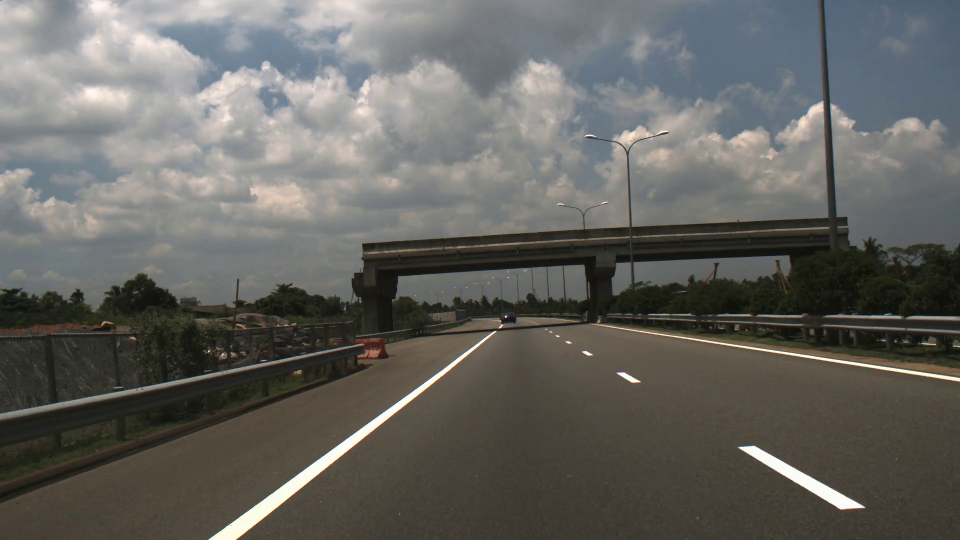
#> input picture 2018-04-17-23h02m23s10.png, 1920 x 1080 px (shown at 1/2 size); its folder holds only this picture in this run
$ jupyter execute --allow-errors project.ipynb   (shell and % lines are left out)   (older library calls are emulated)
#> lines starting #> are read from the running program, lines starting #| are printed output that depends on the picture; after the words box and inside, x2 and y2 are one past the last pixel; in counts of white or black regions, pixels touching at a corner belong together
## Advanced Lane Finding Project

The goals / steps of this project are the following:

* Compute the camera calibration matrix and distortion coefficients given a set of chessboard images.
* Apply a distortion correction to raw images.
* Use color transforms, gradients, etc., to create a thresholded binary image.
* Apply a perspective transform to rectify binary image ("birds-eye view").
* Detect lane pixels and fit to find the lane boundary.
* Determine the curvature of the lane and vehicle position with respect to center.
* Warp the detected lane boundaries back onto the original image.
* Output visual display of the lane boundaries and numerical estimation of lane curvature and vehicle position.

---
## First, I'll compute the camera calibration using chessboard images

[cell 1]
import numpy as np
import cv2
import glob
import matplotlib.pyplot as plt

# prepare object points, like (0,0,0), (1,0,0), (2,0,0) ....,(6,5,0)
objp = np.zeros((6*9,3), np.float32)
objp[:,:2] = np.mgrid[0:9,0:6].T.reshape(-1,2)

# Arrays to store object points and image points from all the images.
objpoints = [] # 3d points in real world space
imgpoints = [] # 2d points in image plane.

cal_image_path = "camera_cal/"
# Make a list of calibration images
images = glob.glob(cal_image_path+'*.jpg')

# Step through the list and search for chessboard corners
for fname in images:
    img = cv2.imread(fname)
    gray = cv2.cvtColor(img,cv2.COLOR_BGR2GRAY)

    # Find the chessboard corners
    ret, corners = cv2.findChessboardCorners(gray, (9,6),None)

    # If found, add object points, image points
    if ret == True:
        objpoints.append(objp)
        imgpoints.append(corners)

        # Draw and display the corners
        img = cv2.drawChessboardCorners(img, (9,6), corners, ret)
        cv2.imshow('img',img)
        cv2.waitKey(500)

cv2.destroyAllWindows()

### If the above cell ran sucessfully, you should now have `objpoints` and `imgpoints` needed for camera calibration.  Run the cell below to calibrate, calculate distortion coefficients, and test undistortion on an image!

[cell 2]
import pickle

# Test undistortion on an image
img = cv2.imread('camera_cal/calibration1.jpg')
#> (the rest of this cell did not finish here and is left out)

[cell 3]
image_path = "test_images/"
# Make a list of test images
images = glob.glob(image_path+'*.jpg')

# Step through the list and save each undistorted image
for fname in images:
    image_file = fname.split('\\')[-1] #If using Linux will need to change to '/'

    img = cv2.imread(fname)

    dst_img = cv2.undistort(img, mtx, dist, None, mtx)
    cv2.imwrite('output_images/'+image_file.split('.')[0]+'_undist.jpg',dst_img)


# Test undistortion on a test image
#> (the rest of this cell did not finish here and is left out)

## Use color transforms, gradients, etc., to create a thresholded binary image.

[cell 4]
# Read in the saved objpoints and imgpoints
dist_pickle = pickle.load(open(cal_image_path+"dist_pickle.p", "rb" ))
#> (reads pg_camera_cal/dist_pickle.p from the repository)
mtx = dist_pickle["mtx"]
dist = dist_pickle["dist"]

Useful functions for producing the binary pixel of interest images to feed into the LaneTracker algorithm

[cell 5]
clahe = cv2.createCLAHE(clipLimit=2.0,tileGridSize=(4,4))

# [74 lines left out: functions abs_sobel_thresh, mag_thresh, dir_threshold, color_threshold, window_mask, pipeline, not called in this run]

[cell 6]
thresholds = {}
thresholds['l_thresh']=(240, 255)
thresholds['b_thresh']=(170, 255)
thresholds['grad_thresh']=(10, 255)
thresholds['dir_thresh']=(np.pi*0.10, np.pi*0.40)

#> (the rest of this cell did not finish here and is left out)

[cell 7]
# Step through the list and save each binary image
for fname in images:
    image_file = fname.split('\\')[-1] #If using Linux will need to change to '/'

    image = cv2.imread(fname)

    undst_img = cv2.undistort(image, mtx, dist, None, mtx)
    undst_img = cv2.cvtColor(undst_img, cv2.COLOR_BGR2RGB)

    binary_img = pipeline(undst_img, thresholds['l_thresh'], thresholds['b_thresh'], thresholds['grad_thresh'], thresholds['dir_thresh'])

    cv2.imwrite('output_images/binary_'+image_file,binary_img)

## Apply a perspective transform to rectify binary image to create a "birds-eye view"

[cell 8]
def warper(img, src, dst):
    # Compute and apply perpective transform
    img_size = (img.shape[1], img.shape[0])
    M = cv2.getPerspectiveTransform(src, dst)
    warped = cv2.warpPerspective(img, M, img_size, flags=cv2.INTER_NEAREST)  # keep same size as input image

    return warped

src = np.float32([[252,698],[573,465],[712,465],[1064,698]])
dst = np.float32([[412,720],[412,0],[888,0],[888,720]])

#> (the rest of this cell did not finish here and is left out)

[cell 9]
# Step through the list and save each warped image
for fname in images:
    image_file = fname.split('\\')[-1] #If using Linux will need to change to '/'

    image = cv2.imread(fname)

    undst_img = cv2.undistort(image, mtx, dist, None, mtx)
    undst_img = cv2.cvtColor(undst_img, cv2.COLOR_BGR2RGB)

    binary_img = pipeline(undst_img, thresholds['l_thresh'], thresholds['b_thresh'], thresholds['grad_thresh'], thresholds['dir_thresh'])
    warped_img = warper(binary_img,src,dst)

    cv2.imwrite('output_images/warped_'+image_file,warped_img)

### Detect lane pixels and fit to a polynomial function to find the lane boundary.

[cell 10]
# Define a class to receive the characteristics of each line detection
class Line():
    def __init__(self):
        # was the line detected in the last iteration?
        self.detected = False
        # x values of the last n fits of the line
        self.recent_xfitted = []
        # y values of the last n fits of the line
        self.recent_yfitted = []
        #average x values of the fitted line over the last n iterations
        self.bestx = None
        #polynomial coefficients of the fitted line of averaged x values of the fitted lines of last n iterations
        self.best_fit = None
        #polynomial coefficients for the most recent fit
        self.current_fit = [np.array([False])]
        #radius of curvature of the line in some units
        self.radius_of_curvature = None
        #distance in meters of vehicle center from the line
        self.line_base_pos = None
        #difference in fit coefficients between last and new fits
        self.diffs = np.array([0,0,0], dtype='float')
        #x values for detected line pixels
        self.allx = []
        #y values for detected line pixels
        self.ally = []

        self.yvals = None

    # [59 lines left out: functions fit_line, filter_fitx, not called in this run]


class LineTracker():

    # when starting a new instance please be sure to specify all unassigned variables
    def __init__(self, window_width, window_height, margin, ym = 1, xm =1, smooth_factor=15, lane_width=3.7):


        # the window pixel width of the center values, used to count pixels inside center windows to determine curve values
        self.window_width = window_width

        # the window pixel height of the center values, used to count pixels inside center windows to determine curve values
        # breaks the image into vertical levels
        self.window_height = window_height

        # The pixel distance in both directions to slide (left_window + right_window) template for searching
        self.margin = margin

        self.ym_per_pix = ym # meters per pixel in vertical axis

        self.xm_per_pix = xm # meters per pixel in horizontal axis

        self.smooth_factor = smooth_factor

        self.lane_width = lane_width

        self.left_line = Line()
        self.right_line = Line()

    # the main tracking function for finding and storing lane segment positions
    # [163 lines left out: functions find_lane_pixels, find_lines, lane_sanity_checks, get_road_img, not called in this run]

[cell 11]
tracker_params = {}
tracker_params['window_width']=40
tracker_params['window_height']=80
tracker_params['margin']=40
tracker_params['ym_per_pix']=25/720
tracker_params['xm_per_pix']=3.7/(dst[2][0]-dst[1][0])

# Set up the overall class to do all the tracking
curve_centers = LineTracker(window_width = tracker_params['window_width'], window_height = tracker_params['window_height'], margin = tracker_params['margin'], ym = tracker_params['ym_per_pix'], xm = tracker_params['xm_per_pix'])
#> (the rest of this cell did not finish here and is left out)

#> (a cell that did not finish here is left out)

[cell 13]
# Step through the list and save each image with fitted line
for fname in images:
    image_file = fname.split('\\')[-1] #If using Linux will need to change to '/'

    image = cv2.imread(fname)

    undst_img = cv2.undistort(image, mtx, dist, None, mtx)
    undst_img = cv2.cvtColor(undst_img, cv2.COLOR_BGR2RGB)

    binary_img = pipeline(undst_img, thresholds['l_thresh'], thresholds['b_thresh'], thresholds['grad_thresh'], thresholds['dir_thresh'])
    warped_img = warper(binary_img,src,dst)

    curve_centers = LineTracker(window_width = tracker_params['window_width'], window_height = tracker_params['window_height'], margin = tracker_params['margin'], ym = tracker_params['ym_per_pix'], xm = tracker_params['xm_per_pix'])
    left_line, right_line = curve_centers.find_lines(warped_img)

    # Create an output image to draw on and  visualize the result
    out_img = np.dstack((warped_img, warped_img, warped_img))

    out_img[left_line.ally, left_line.allx] = [255, 0, 0]
    out_img[right_line.ally, right_line.allx] = [0, 0, 255]

    left_lane = np.array(list(zip(np.concatenate((left_line.bestx-2,left_line.bestx[::-1]+2),axis=0),np.concatenate((left_line.yvals,left_line.yvals[::-1]),axis=0))),np.int32)
    right_lane = np.array(list(zip(np.concatenate((right_line.bestx-2,right_line.bestx[::-1]+2),axis=0),np.concatenate((right_line.yvals,right_line.yvals[::-1]),axis=0))),np.int32)

    cv2.fillPoly(out_img,[left_lane],color=[0,255,0])
    cv2.fillPoly(out_img,[right_lane],color=[0,255,0])

    cv2.putText(out_img, 'f_right(y) = ('+str(round(right_line.current_fit[0],4))+')*y^2+('+str(round(right_line.current_fit[1],3))+')*y+('+str(round(right_line.current_fit[2],1))+')',(500,50),cv2.FONT_HERSHEY_SIMPLEX,1,(255,255,255),2)
    cv2.putText(out_img, 'f_left(y) = ('+str(round(left_line.current_fit[0],4))+')*y^2+('+str(round(left_line.current_fit[1],3))+')*y+('+str(round(left_line.current_fit[2],1))+')',(50,500),cv2.FONT_HERSHEY_SIMPLEX,1,(255,255,255),2)

    out_img = cv2.cvtColor(out_img, cv2.COLOR_BGR2RGB)

    cv2.imwrite('output_images/'+image_file.split('.')[0] +'_fit_lines.jpg',out_img)

### Warp the detected lane boundaries back onto the original image.

[cell 14]
# [7 lines left out: function map_lane, not called in this run]

### Determine the curvature of the lane and vehicle position with respect to center and output visual display of the lane boundaries and numerical estimation of lane curvature and vehicle position.

[cell 15]
# This expects RGB images
# [48 lines left out: function process_image, not called in this run]

tracker_params['margin']=20

# Set up the overall class to do all the tracking
curve_centers = LineTracker(window_width = tracker_params['window_width'], window_height = tracker_params['window_height'], margin = tracker_params['margin'], ym = tracker_params['ym_per_pix'], xm = tracker_params['xm_per_pix'])

#> (the rest of this cell did not finish here and is left out)

[cell 16]
# Step through the list and save each processed image
for fname in images:
    image_file = fname.split('\\')[-1] #If using Linux will need to change to '/'

    image = cv2.imread(fname)

    curve_centers = LineTracker(window_width = tracker_params['window_width'], window_height = tracker_params['window_height'], margin = tracker_params['margin'], ym = tracker_params['ym_per_pix'], xm = tracker_params['xm_per_pix'])

    result = process_image(cv2.cvtColor(image, cv2.COLOR_BGR2RGB), dist_pickle, src, dst, thresholds, curve_centers)

    result_img = cv2.cvtColor(result, cv2.COLOR_BGR2RGB)
    cv2.imwrite('output_images/'+image_file.split('.')[0] +'_output.jpg',result_img)

## Pipeline (video)

[cell 17]
from moviepy.editor import VideoFileClip
from IPython.display import HTML

Output_video = 'project_video_output.mp4'
Input_video = 'project_video.mp4'

# Set thresholds for pipeline
thresholds['l_thresh']=(210, 255)
thresholds['b_thresh']=(170, 255)
thresholds['grad_thresh']=(10, 255)
thresholds['dir_thresh']=(np.pi*0.10, np.pi*0.40)

# Set up the overall class to do all the tracking
tracker_params['smooth_factor']=5
curve_centers = LineTracker(window_width = tracker_params['window_width'], window_height = tracker_params['window_height'], margin = tracker_params['margin'], ym = tracker_params['ym_per_pix'], xm = tracker_params['xm_per_pix'], smooth_factor=tracker_params['smooth_factor'])

# [4 lines left out: function process_video_clip, not called in this run]

#> (the rest of this cell did not finish here and is left out)

### Challenge video

[cell 18]
Output_video = 'challenge_video_output.mp4'
Input_video = 'challenge_video.mp4'

# Set thresholds for pipeline
thresholds['l_thresh']=(210, 255)
thresholds['b_thresh']=(150, 255)
thresholds['grad_thresh']=(30, 255)
thresholds['dir_thresh']=(np.pi*0.10, np.pi*0.40)

# Tuned source and destination points
src = np.float32([[252,698],[558,476],[730,476],[1064,698]])
dst = np.float32([[412,720],[412,0],[888,0],[888,720]])

# Tuned tracker parameters for challenge video
tracker_params['window_width']=40
tracker_params['window_height']=80
tracker_params['margin']=30
tracker_params['ym_per_pix']=20/720
tracker_params['xm_per_pix']=3.7/(dst[2][0]-dst[1][0])

# Set up the overall class to do all the tracking
tracker_params['smooth_factor']=7
curve_centers = LineTracker(window_width = tracker_params['window_width'], window_height = tracker_params['window_height'], margin = tracker_params['margin'], ym = tracker_params['ym_per_pix'], xm = tracker_params['xm_per_pix'], smooth_factor=tracker_params['smooth_factor'])

#> (the rest of this cell did not finish here and is left out)

### Harder challenge

[cell 19]
Output_video = 'harder_challenge_video_output.mp4'
Input_video = 'harder_challenge_video.mp4'

# Set thresholds for pipeline
thresholds['l_thresh']=(140, 255)
thresholds['b_thresh']=(170, 255)
thresholds['grad_thresh']=(50, 255)
thresholds['dir_thresh']=(np.pi*0.10, np.pi*0.40)

# Tuned source and destination points
src = np.float32([[252,698],[505,513],[787,513],[1064,698]])
dst = np.float32([[412,720],[412,0],[888,0],[888,720]])

# Tuned tracker parameters for harder challenge video
tracker_params['window_width']=40
tracker_params['window_height']=80
tracker_params['margin']=40
tracker_params['ym_per_pix']=10/720
tracker_params['xm_per_pix']=3.7/(dst[2][0]-dst[1][0])

# Set up the overall class to do all the tracking
tracker_params['smooth_factor']=4
curve_centers = LineTracker(window_width = tracker_params['window_width'], window_height = tracker_params['window_height'], margin = tracker_params['margin'], ym = tracker_params['ym_per_pix'], xm = tracker_params['xm_per_pix'], smooth_factor=tracker_params['smooth_factor'])

#> (the rest of this cell did not finish here and is left out)

---
## Own video on local highway

Camera calibration

[cell 20]
# Arrays to store object points and image points from all the images.
objpoints = [] # 3d points in real world space
imgpoints = [] # 2d points in image plane.

cal_image_path = "pg_camera_cal/"
# Make a list of calibration images
images = glob.glob(cal_image_path+'*.jpg')

# Step through the list and search for chessboard corners
for fname in images:
    img = cv2.imread(fname)
    gray = cv2.cvtColor(img,cv2.COLOR_BGR2GRAY)

    # Find the chessboard corners
    ret, corners = cv2.findChessboardCorners(gray, (9,6),None)

    # If found, add object points, image points
    if ret == True:
        objpoints.append(objp)
        imgpoints.append(corners)

        # Draw and display the corners
        img = cv2.drawChessboardCorners(img, (9,6), corners, ret)
        cv2.imshow('img',img)
        cv2.waitKey(500)

cv2.destroyAllWindows()

# Test undistortion on an image
#> (the rest of this cell did not finish here and is left out)

[cell 21]
# Test undistortion on a test image
img = cv2.imread('2018-04-17-23h02m23s10.png')
#> img is the input picture: shape (1080, 1920, 3); mean B, G, R 96.3, 100.3, 101
img_size = (img.shape[1], img.shape[0])
#> img_size = (1920, 1080)

dst_img = cv2.undistort(img, mtx, dist, None, mtx)

cv2.imwrite('output_images/2018-04-17-23h02m23s10_undist.jpg',dst_img)

dst_img = cv2.cvtColor(dst_img, cv2.COLOR_BGR2RGB)
# Visualize undistorted image
plt.imshow(dst_img)
#> (this line was passed over: IPython is not available in this run)

Test perspective transform

[cell 22]
src = np.float32([[448,1078],[930,708],[1178,708],[1810,1078]])
dst = np.float32([[598,1080],[598,0],[1612,0],[1612,1080]])

top_down = warper(dst_img,src,dst)
#> in warper, `warped = cv2.warpPerspective(img, M, img_size, flags=cv2.INTER_NEAREST)`:
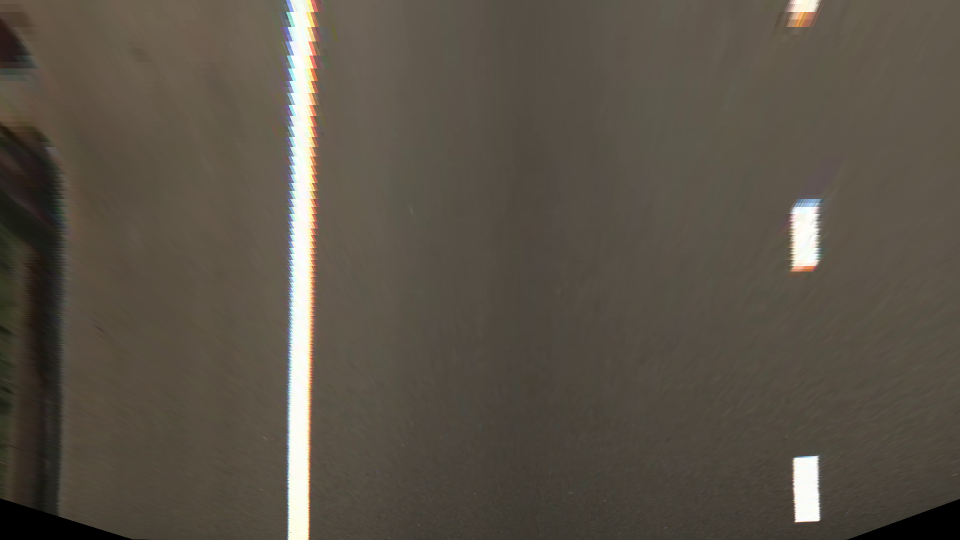
#> warped: shape (1080, 1920, 3) (shown at 1/2 size); mean R, G, B 89.3, 82.1, 71.1

cv2.polylines(dst_img, np.int32([src]), True, (255,0,0), 3)
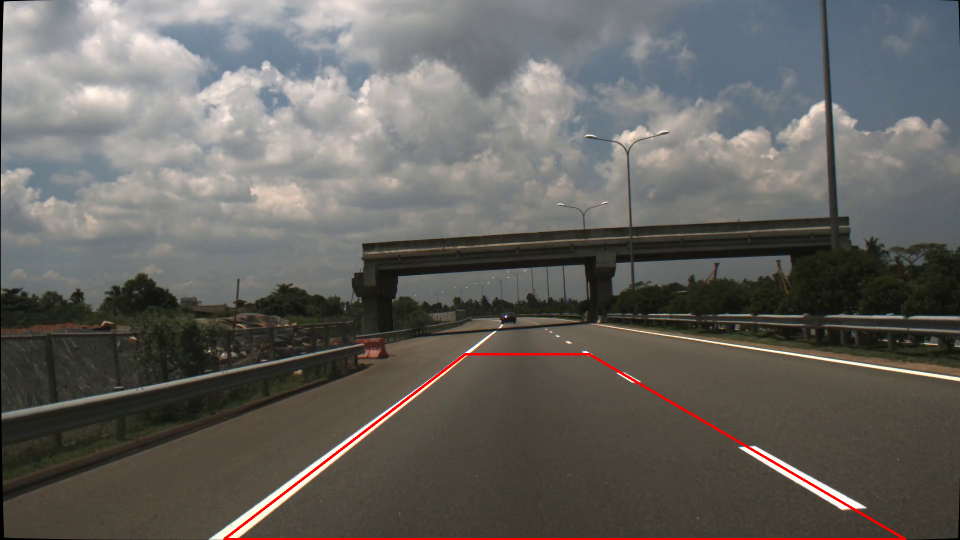
#> dst_img: shape (1080, 1920, 3) (shown at 1/2 size); mean R, G, B 101.6, 99.2, 95.3
cv2.polylines(top_down, np.int32([dst]), True, (255,0,0), 3)
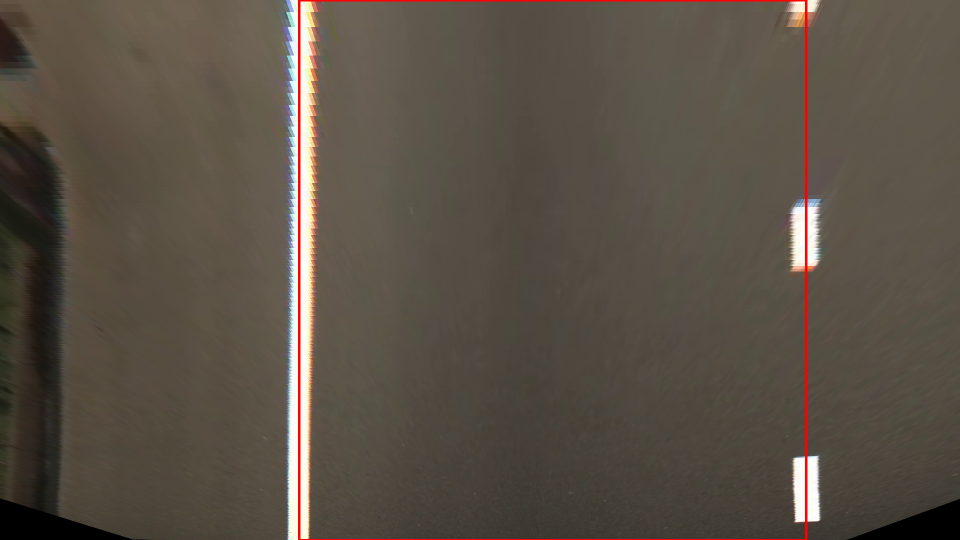
#> top_down: shape (1080, 1920, 3) (shown at 1/2 size); 0.76% of pixels changed, all inside (x1, y1, x2, y2) = (596, 0, 1615, 1080)

# Visualize undistortion
#> (the rest of this cell did not finish here and is left out)
